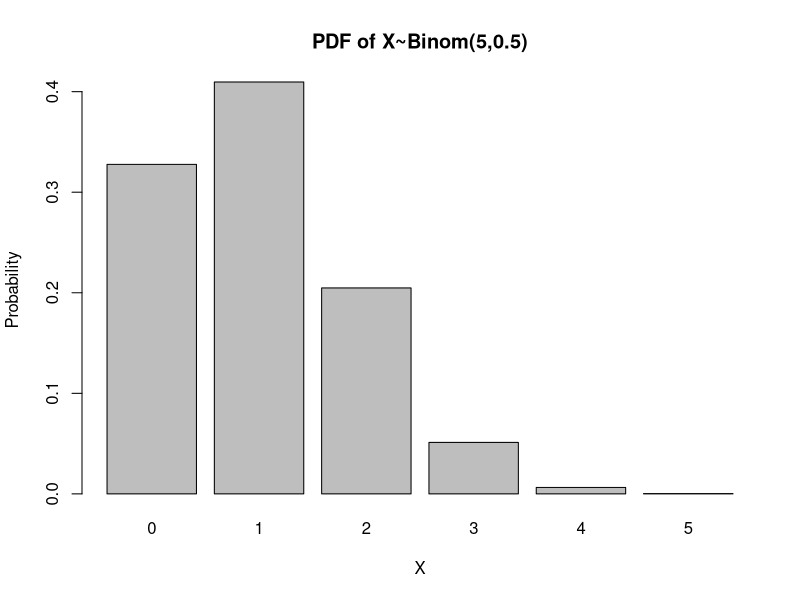
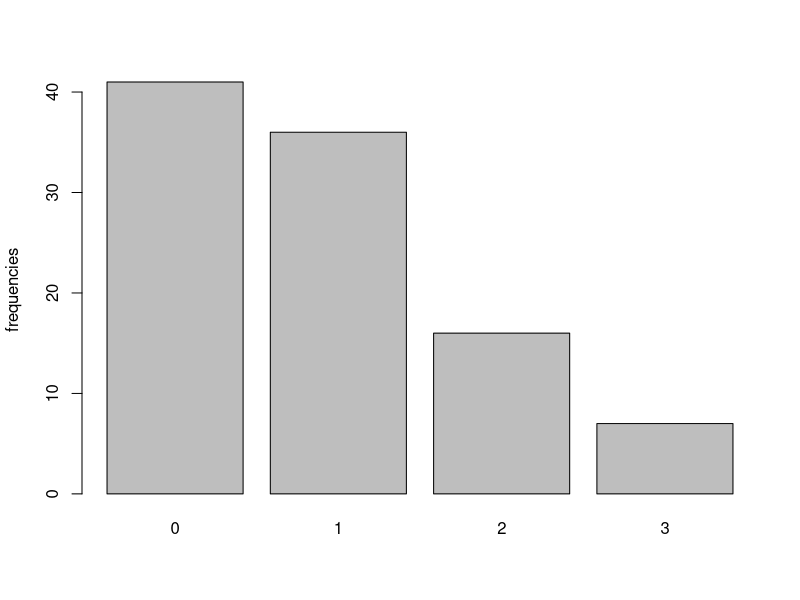
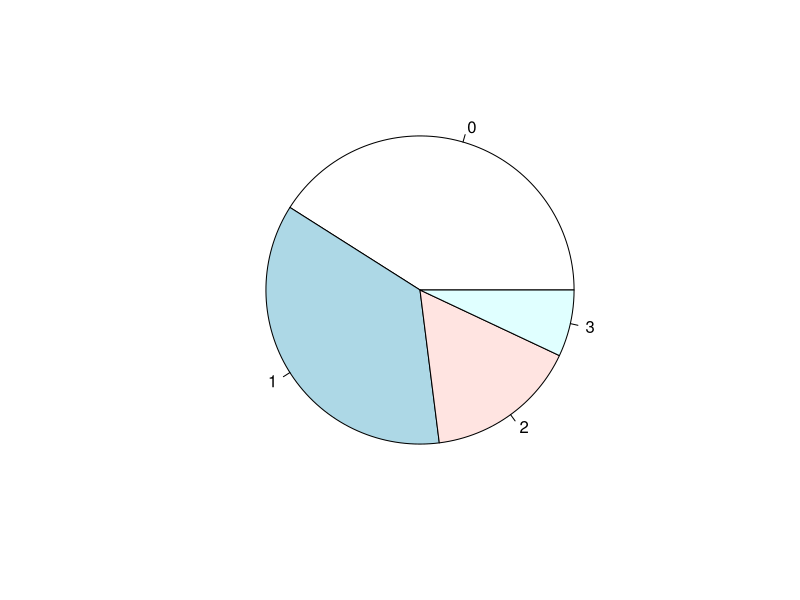
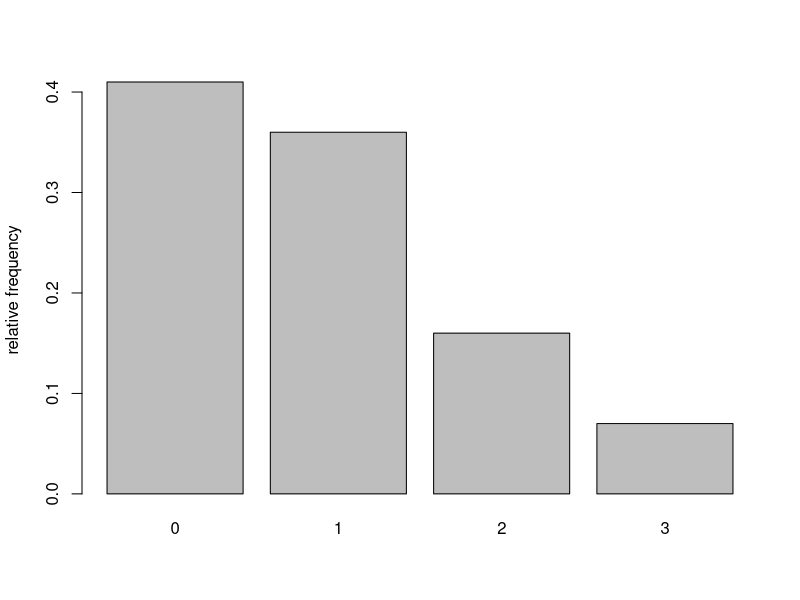
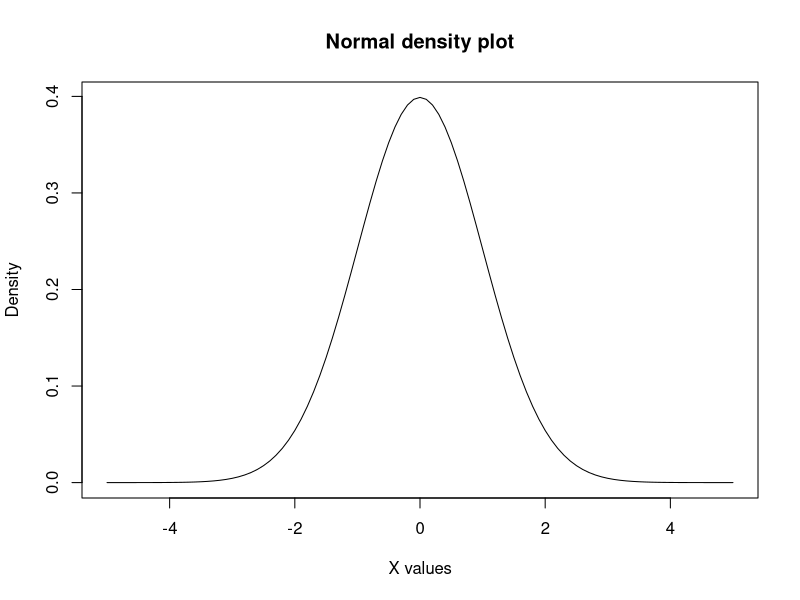
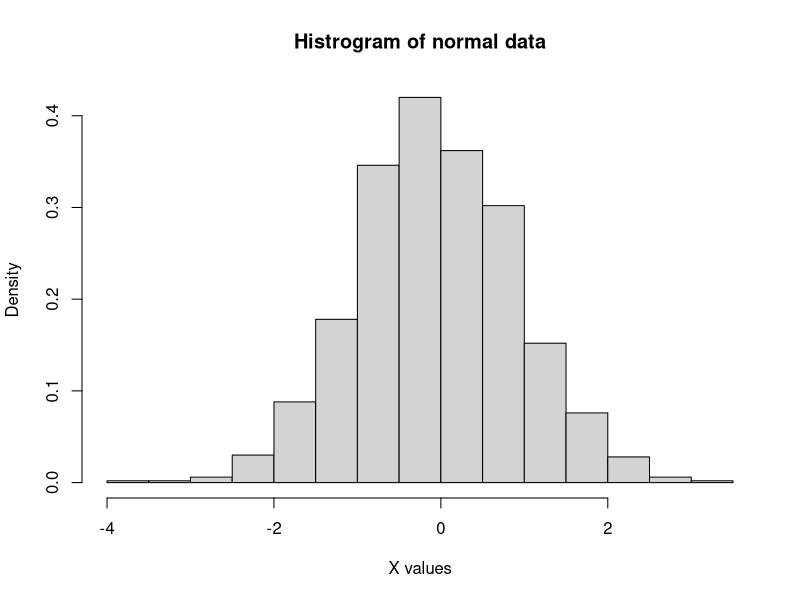
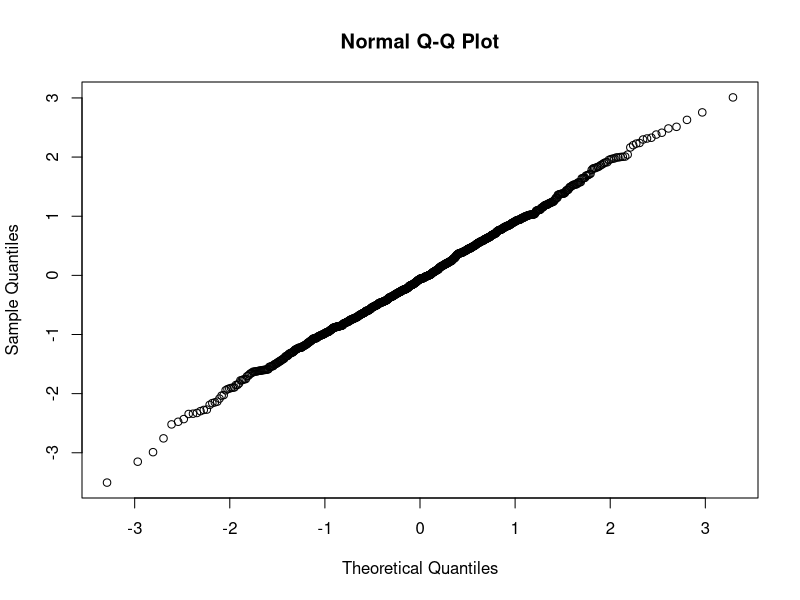

Source code (R) for these figures, in order:
## ---- chunk 1
# first, we store the parameters of the distribution in variables n and p
n = 5
p = 0.2

x = 0:n # we create a vector with discrete values from 0 to n

binom_coef=choose(n, x) # we compute the binomial coefficients for each x 

# we compute binomial probabilities for all x values
binom_prob= binom_coef* p^x * (1 - p)^{n-x} 
print(binom_prob) # we print all probabilities

## ---- chunk 2
binom_prob = dbinom(x,n,p)
print(binom_prob)
## ---- chunk 3
barplot(names= x,
        height = binom_prob,
        main = "PDF of X~Binom(5,0.5)",
        xlab='X',
        ylab='Probability')
## ---- chunk 4
N=100
# we draw N samples from a binomial distribution with parameters n and p and store them in variable binom_sim
binom_sim = rbinom(N,n,p)

# we compute the frequency distribution of the samples and store them in variable data
data = table(binom_sim)
print(data)

# we can plot the frequencies in a bar plot
barplot(data,ylab="frequencies")

# we can plot the frequencies in a pie chart
pie(data)

## ---- chunk 5
binom_sim_relfreq=data/N
print(binom_sim_relfreq)
barplot(binom_sim_relfreq,ylab="relative frequency")

## ---- chunk 6
# first we set the values for the mean and the sd 
mu=0
sigma=1

# next, we define the function f
f_norm=function(x){(1/(sigma*sqrt(2*pi))) * exp((-(x-mu)^2)/(2*sigma^2))}
#note that this function is already define in R as dnorm(x), we could use this instead

# we plot the function f
curve(f_norm,
      xlim=c(-5,5),
      main="Normal density plot",
      xlab="X values",
      ylab="Density"
      )
## ---- chunk 7
integrate(f_norm,-Inf, 0)
## ---- chunk 8
pnorm(0, mean=0, sd=1)
## ---- chunk 9
qnorm(0.5,mean=0,sd=1)
## ---- chunk 10
qnorm(0.025,mean=0,sd=1) # find x so that P(X<=x) = 0.025
qnorm(0.025,mean=0,sd=1, lower.tail = FALSE) # find x so that P(X>=x) = 0.025
## ---- chunk 11
pnorm(1.96,0,1) - pnorm(-1.96,0,1)
## ---- chunk 12
norm_sim=rnorm(1000)
hist(norm_sim, 
     freq = FALSE,
     main= "Histrogram of normal data",
     xlab="X values")
## ---- chunk 13
qqnorm(norm_sim) # we generate the QQPlot for the data simulated data
